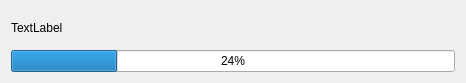
<?xml version="1.0" encoding="UTF-8"?>
<ui version="4.0">
 <class>ProgressForm</class>
 <widget class="QWidget" name="ProgressForm">
  <property name="geometry">
   <rect>
    <x>0</x>
    <y>0</y>
    <width>466</width>
    <height>83</height>
   </rect>
  </property>
  <property name="windowTitle">
   <string>Progress</string>
  </property>
  <layout class="QVBoxLayout" name="verticalLayout">
   <item>
    <widget class="QLabel" name="label">
     <property name="text">
      <string>TextLabel</string>
     </property>
    </widget>
   </item>
   <item>
    <widget class="QProgressBar" name="progressBar">
     <property name="value">
      <number>24</number>
     </property>
    </widget>
   </item>
  </layout>
 </widget>
 <resources/>
 <connections/>
</ui>
